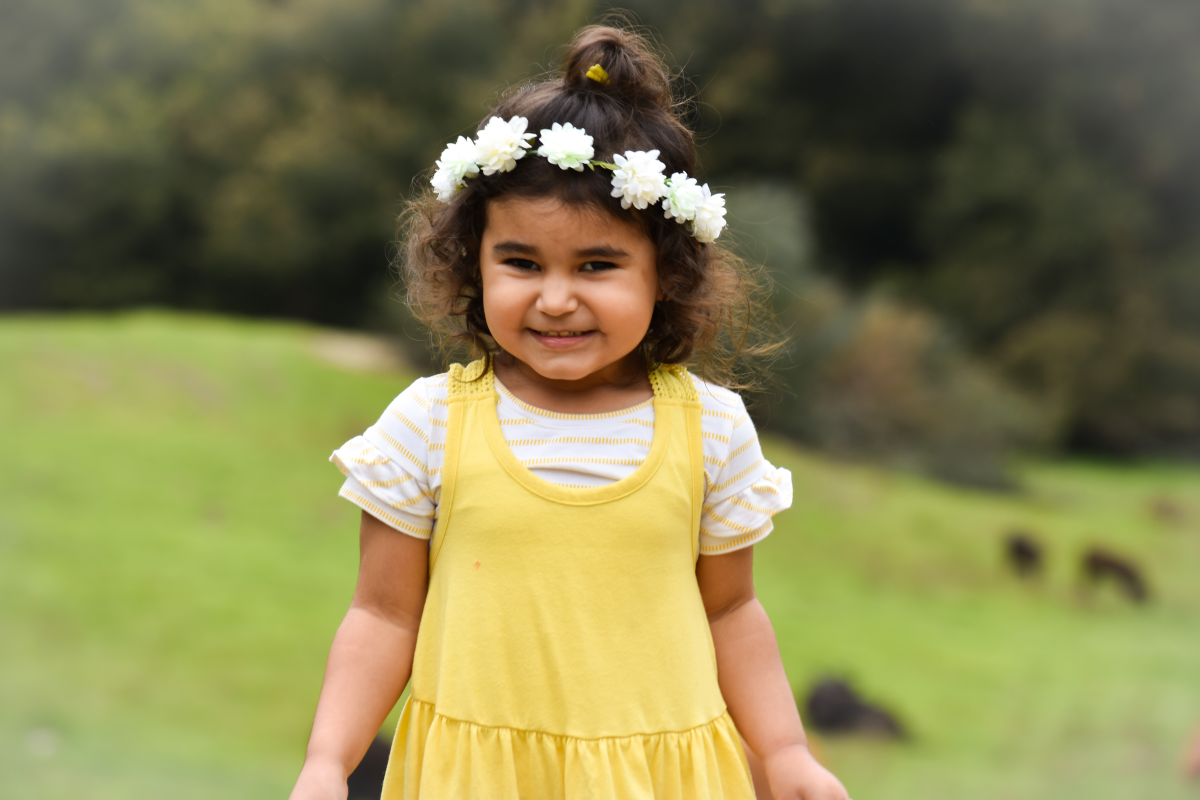
#> input picture Photos/sofia.jpg, 6000 x 4000 px (shown at 1/5 size)
$ python basic.py
#> lines starting #> are read from the running program, lines starting #| are printed output that depends on the picture; after the words box and inside, x2 and y2 are one past the last pixel; in counts of white or black regions, pixels touching at a corner belong together
### rescale.py
import cv2 as cv

# img = cv.imread("Photos/sofia")
# cv.imshow("Sofia", img)

def rescaleFrame(frame, scale=0.75):
    width = int(frame.shape[1] * scale)
    height = int(frame.shape[0] * scale)
    dimensions= (width,height)

    return cv.resize(frame, dimensions, interpolation=cv.INTER_AREA)

img = cv.imread('Photos/sofia.jpg')
#> img is the input picture: shape (4000, 6000, 3); mean B, G, R 81, 130, 133.6

# cv.imshow("Sofia", img)

pic_resized = rescaleFrame(img,scale=.2)
#> in rescaleFrame, `return cv.resize(frame, dimensions, interpolation=cv.INTER_AREA)`:
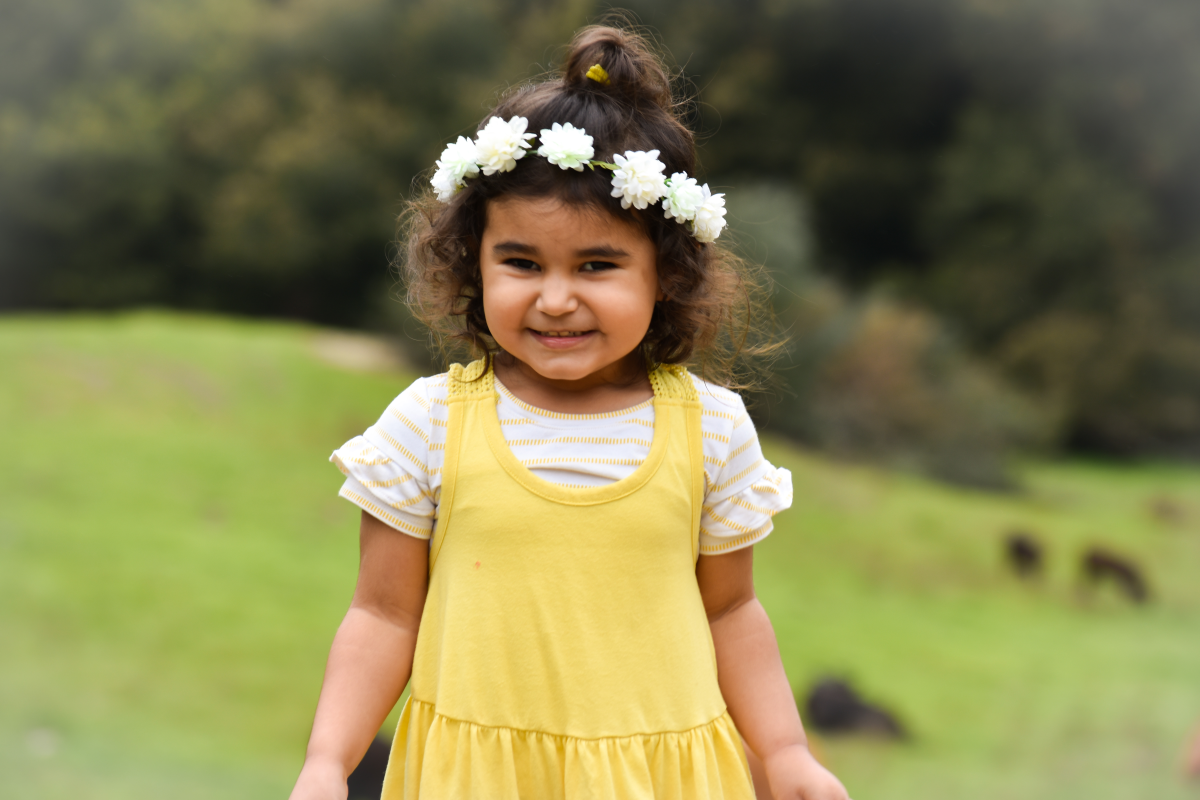
#> returned value: shape (800, 1200, 3); mean of channels 0, 1, 2 81, 130, 133.6; drawn as B, G, R
cv.imshow("Sofia Resized", pic_resized)


cv.waitKey(0)

### basic.py
import cv2 as cv
from rescale import rescaleFrame

img = cv.imread("Photos/sofia.jpg")
pic_resized = rescaleFrame(img,scale=.2)
cv.imshow("Sofia Resized", pic_resized)


# converting image to greyscale
# gray = cv.cvtColor(pic_resized, cv.COLOR_BGR2GRAY)
# cv.imshow("Gray", gray)

# blur
blur = cv.GaussianBlur(pic_resized, (7,7), cv.BORDER_DEFAULT)
cv.imshow("Blur", blur)

# Find EdgeCascade
canny = cv.Canny(pic_resized, 125, 175)
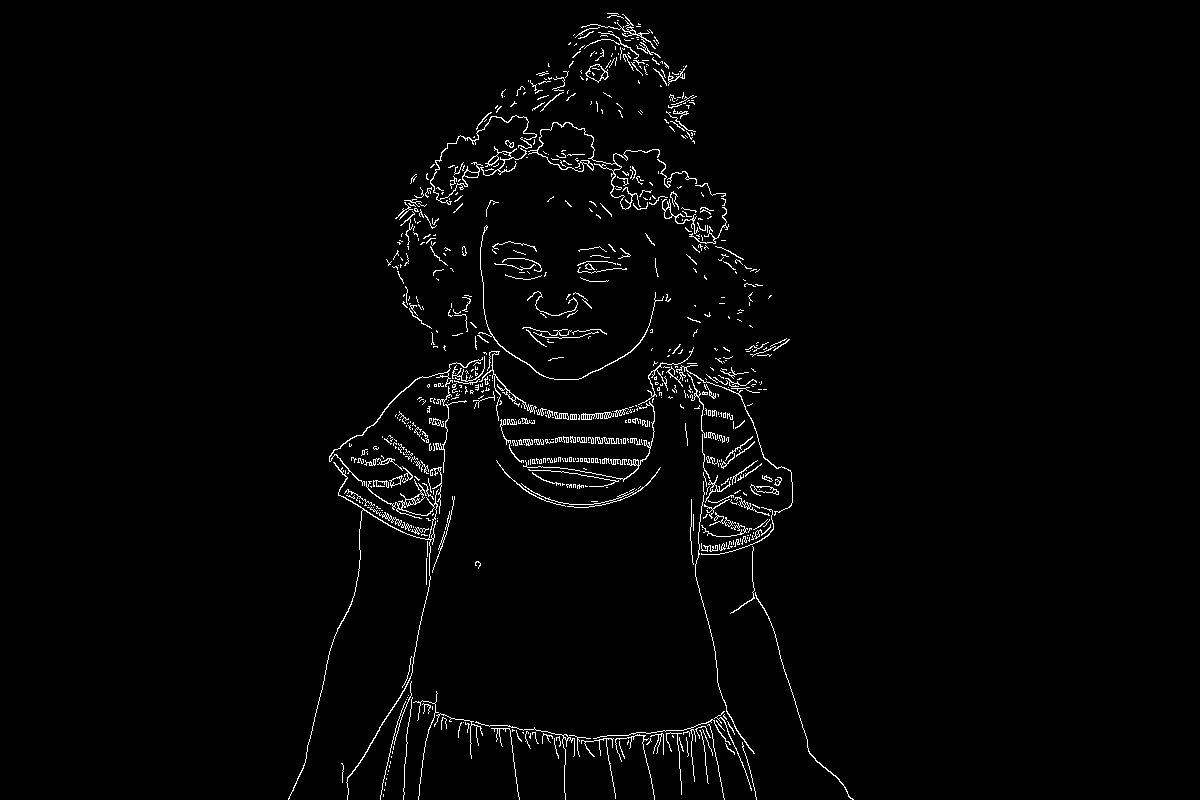
#> canny: shape (800, 1200); 2% white in thin lines or dots, all inside (x1, y1, x2, y2) = (288, 13, 854, 800)
cv.imshow("Canny Edges", canny)

# Dilating the image
dilated = cv.dilate(canny, (3,3), iterations=1)
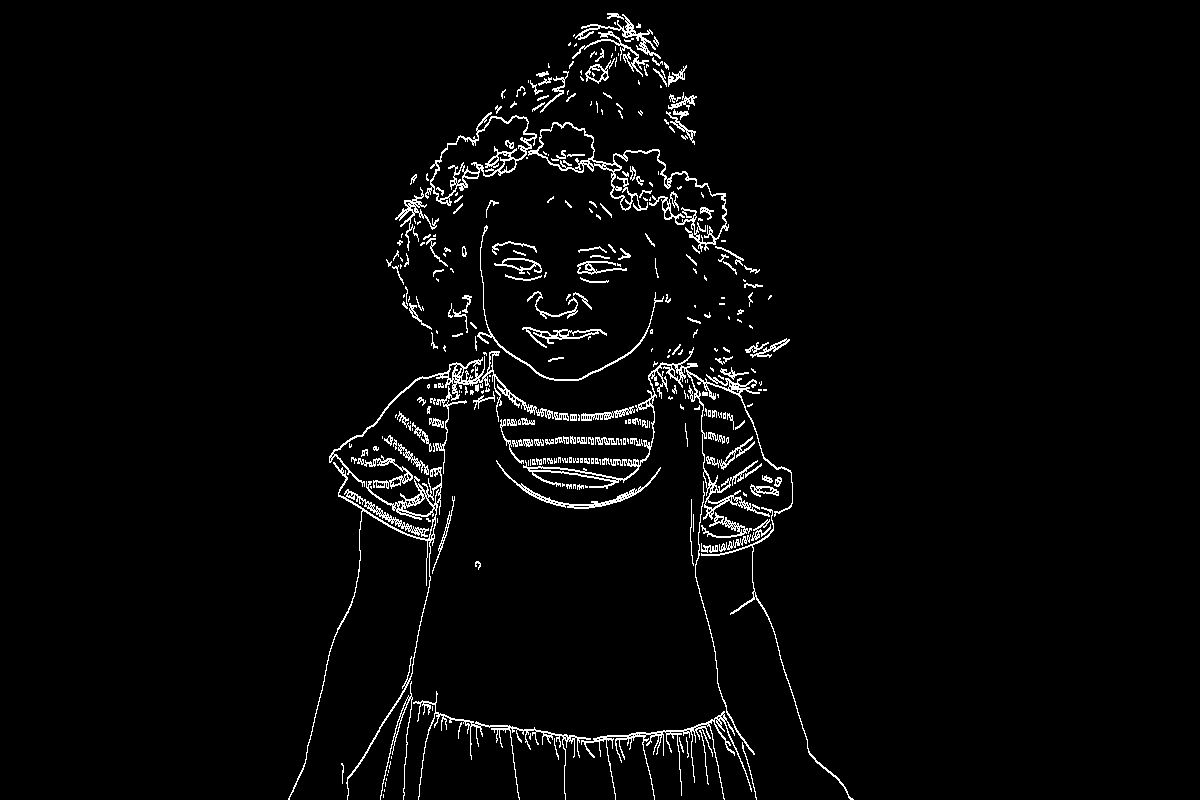
#> dilated: shape (800, 1200); 3.1% white in thin lines or dots, all inside (x1, y1, x2, y2) = (288, 13, 854, 800)
cv.imshow("Dilated", dilated)

#Eroding
eroding = cv.erode(dilated, (3,3), iterations=1)
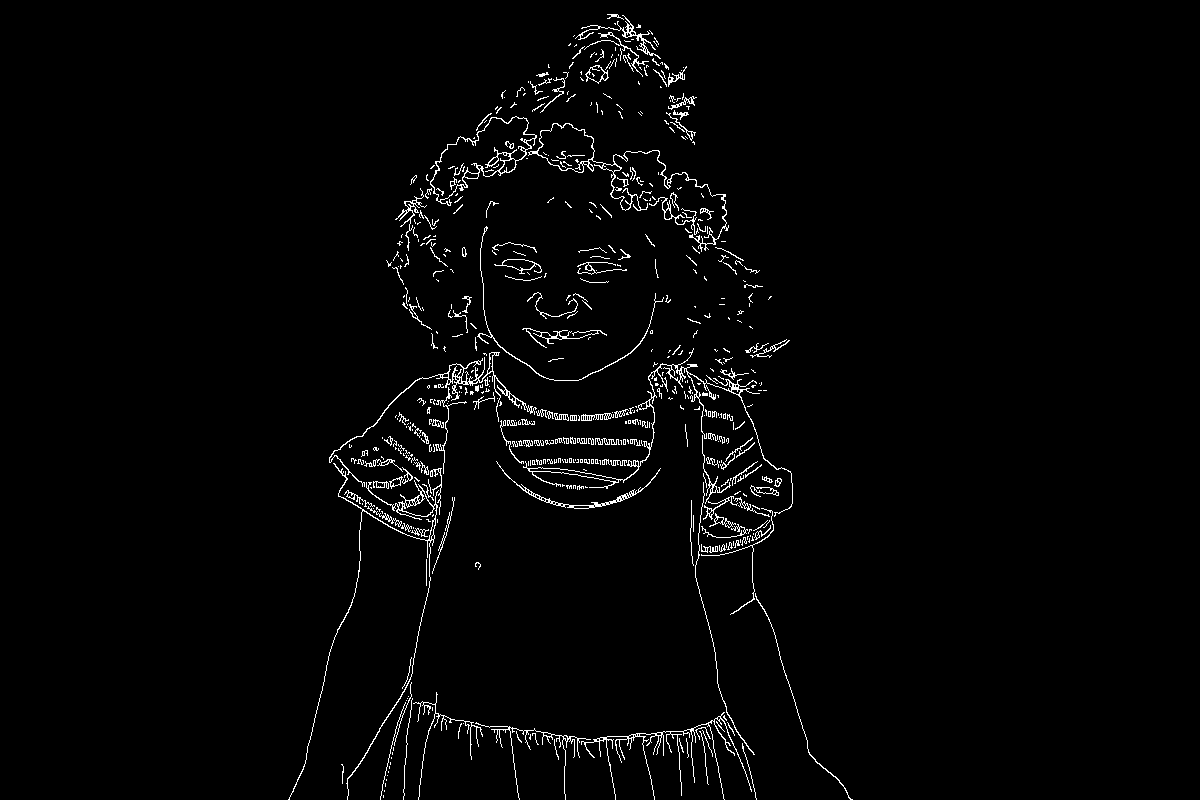
#> eroding: shape (800, 1200); 2.1% white in thin lines or dots, all inside (x1, y1, x2, y2) = (288, 14, 853, 800)
cv.imshow("Eroded", eroding)

#Resize
resized = cv.resize(pic_resized, (500,500), interpolation=cv.INTER_CUBIC)
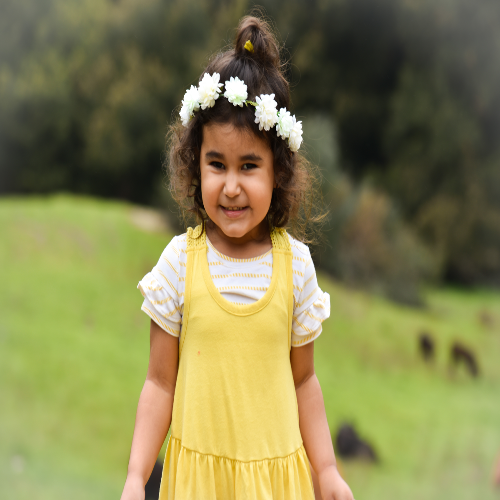
#> resized: shape (500, 500, 3); mean B, G, R 81.1, 130, 133.6
cv.imshow("resized", resized)

#Cropping
cropped = pic_resized[50:200, 200:400]
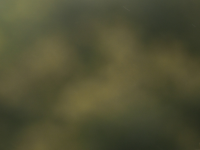
#> cropped: shape (150, 200, 3); mean B, G, R 52, 79.8, 80.5
cv.imshow("Cropped", cropped)

cv.waitKey(0)

$ run again, with Photos/enj.jpg copied over Photos/sofia.jpg
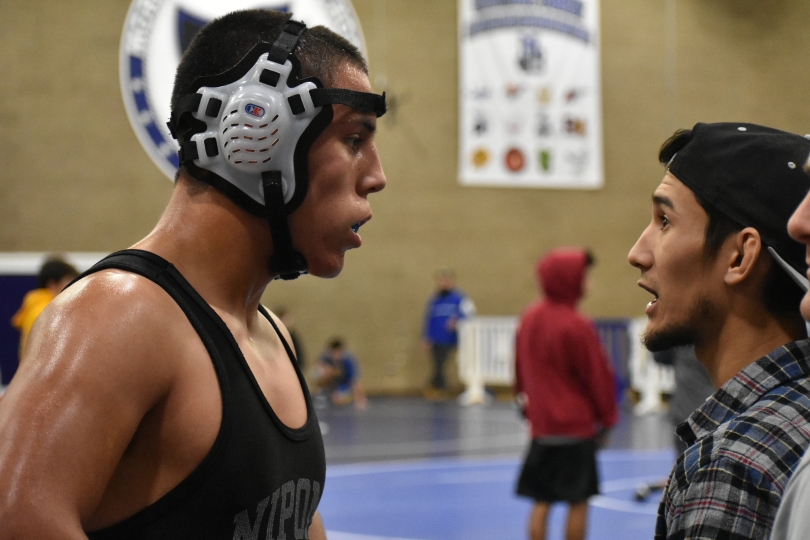
#> input picture Photos/enj.jpg, 1620 x 1080 px (shown at 1/2 size)
#> img is the input picture: shape (1080, 1620, 3); mean B, G, R 86.7, 100.8, 117.1
#> `canny = cv.Canny(pic_resized, 125, 175)`:
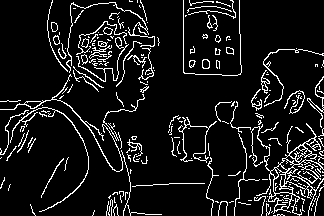
#> canny: shape (216, 324); 9.5% white in thin lines or dots
#> dilated: shape (216, 324); 14.8% white in thin lines or dots
#> eroding: shape (216, 324); 10.1% white in thin lines or dots
#> `cropped = pic_resized[50:200, 200:400]`:
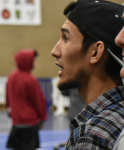
#> cropped: shape (150, 124, 3); mean B, G, R 73.1, 82.4, 101.6
